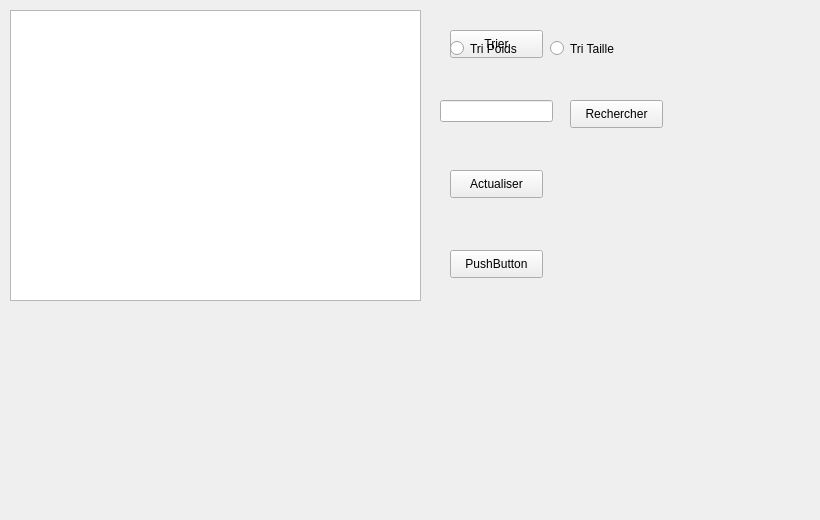
        <widget class="QWidget" name="tab_15">
         <attribute name="title">
          <string>Afficher</string>
         </attribute>
         <widget class="QTableView" name="tableView_3">
          <property name="geometry">
           <rect>
            <x>10</x>
            <y>10</y>
            <width>411</width>
            <height>291</height>
           </rect>
          </property>
         </widget>
         <widget class="QPushButton" name="pushButton">
          <property name="geometry">
           <rect>
            <x>450</x>
            <y>30</y>
            <width>93</width>
            <height>28</height>
           </rect>
          </property>
          <property name="text">
           <string>Trier</string>
          </property>
         </widget>
         <widget class="QPushButton" name="pushButton_6">
          <property name="geometry">
           <rect>
            <x>570</x>
            <y>100</y>
            <width>93</width>
            <height>28</height>
           </rect>
          </property>
          <property name="text">
           <string>Rechercher</string>
          </property>
         </widget>
         <widget class="QLineEdit" name="lineEdit">
          <property name="geometry">
           <rect>
            <x>440</x>
            <y>100</y>
            <width>113</width>
            <height>22</height>
           </rect>
          </property>
         </widget>
         <widget class="QPushButton" name="pushButton_7">
          <property name="geometry">
           <rect>
            <x>450</x>
            <y>170</y>
            <width>93</width>
            <height>28</height>
           </rect>
          </property>
          <property name="text">
           <string>Actualiser</string>
          </property>
         </widget>
         <widget class="QPushButton" name="pushButton_8">
          <property name="geometry">
           <rect>
            <x>450</x>
            <y>250</y>
            <width>93</width>
            <height>28</height>
           </rect>
          </property>
          <property name="text">
           <string>PushButton</string>
          </property>
         </widget>
         <widget class="QLabel" name="label_60">
          <property name="geometry">
           <rect>
            <x>-10</x>
            <y>-10</y>
            <width>811</width>
            <height>511</height>
           </rect>
          </property>
          <property name="text">
           <string/>
          </property>
         </widget>
         <widget class="QRadioButton" name="radioButton">
          <property name="geometry">
           <rect>
            <x>450</x>
            <y>40</y>
            <width>82</width>
            <height>17</height>
           </rect>
          </property>
          <property name="text">
           <string>Tri Poids</string>
          </property>
         </widget>
         <widget class="QRadioButton" name="radioButton_2">
          <property name="geometry">
           <rect>
            <x>550</x>
            <y>40</y>
            <width>82</width>
            <height>17</height>
           </rect>
          </property>
          <property name="text">
           <string>Tri Taille</string>
          </property>
         </widget>
         <zorder>pushButton</zorder>
         <zorder>label_60</zorder>
         <zorder>tableView_3</zorder>
         <zorder>pushButton_6</zorder>
         <zorder>lineEdit</zorder>
         <zorder>pushButton_7</zorder>
         <zorder>pushButton_8</zorder>
         <zorder>radioButton</zorder>
         <zorder>radioButton_2</zorder>
        </widget>
